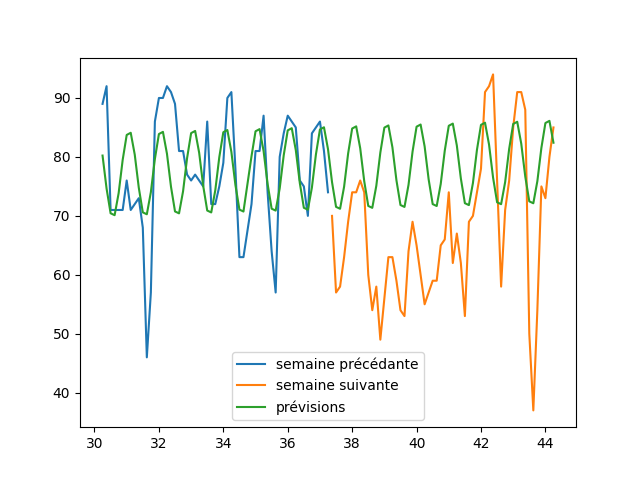

Python code for this plot:
import json
from matplotlib import pyplot as plt
import numpy as np

delta = 10**(-3)
alpha = [0.01, 0.01, 0.01, 0.01]

with open('../json/humiditeTest.json') as jsonfile :
	temperature = json.load(jsonfile)


def fct_test(X, x, deb) :
	return X[0]*(x - deb) + X[1] + X[2]*np.cos(2*np.pi*x + X[3])

def ecart_temperature(temperature_test, temperature_reference) :
	ecarts_temperature = 0
	compt = 0
	for i_date in range(len(temperature_test[0])) :
		if temperature_test[0][i_date] in temperature_reference[0] :
			ecarts_temperature += ((temperature_test[1][i_date] - temperature_reference[1][temperature_reference[0].index(temperature_test[0][i_date])])*(i_date + 7)/7)**2
			compt += 1	
	return (ecarts_temperature/compt)**(1/2)

compt = 0
longueur = 7

debut = 30.25	
ideb = temperature[0]["2019"].index(debut)
imili = temperature[0]["2019"].index(debut + longueur) + 1
ifin = temperature[0]["2019"].index(debut + 2*longueur) + 1
temperature_reference = [temperature[0]["2019"][ideb:imili], temperature[1]["2019"][ideb:imili]]

X = np.array([0.0,71.15758689,12.73536399,5.62655768])
# At + B + C cos (wt + phi)

drapeau = False
ecart_precedant = 0
while drapeau == False :
	val_actuel = []
	for date in temperature_reference [0] :
		val_actuel.append(fct_test(X,date,debut))
	val_actuel_ecart = ecart_temperature([temperature_reference [0],val_actuel], temperature_reference)
	dX = np.array([0.0,0.0,0.0,0.0])
	for j in range(len(X)) :
		X_modif = X.copy()
		X_modif[j] = X_modif[j] + delta
		val_modif = []
		for date in temperature_reference [0] :
			val_modif.append(fct_test(X_modif,date,debut))
		val_modif_ecart = ecart_temperature([temperature_reference [0],val_modif], temperature_reference)
		df = (val_modif_ecart - val_actuel_ecart)/delta
		dX[j] = - df * alpha[j]
	X = X + dX
	X[3] = X[3]%(2*np.pi)
	if abs (val_actuel_ecart - ecart_precedant) < 0.0000001 :
		drapeau = True
	#print (val_actuel_ecart)
	ecart_precedant = val_actuel_ecart


temperature_obs = [temperature[0]["2019"][imili:ifin], temperature[1]["2019"][imili:ifin]]
ecart = np.zeros(13)
for i in range (13) :
	decalage = [0.125, 0.25, 0.375, 0.5, 0.625, 0.75, 0.875, 1, 2, 3, 4, 5, 6]
	if (debut + longueur + decalage[i]) in temperature_obs[0] :
		ecart[i] += (temperature_obs[1][temperature_obs[0].index (debut + longueur + decalage[i])] - fct_test (X, (debut + longueur + decalage[i]), debut))**2

#for i in ecart :
#	ecart[i] += (temperature_obs[1][i] - fct_test (X, temperature_obs[0][i] ))**2
compt += 1

ET = np.zeros(13)
for i in range (13) :
	ET [i] = (ecart[i] / compt) ** (1/2)
#print (ET)

plt.plot (temperature_reference[0], temperature_reference[1], label = "semaine précédante")
plt.plot (temperature_obs[0], temperature_obs[1], label = "semaine suivante")

courbe = [] 
for i in (temperature_reference[0] + temperature_obs[0]) :
	courbe.append (fct_test(X,i,debut))
plt.plot ((temperature_reference[0] + temperature_obs[0]), courbe, label = "prévisions")
plt.legend()
plt.savefig("cosDSH.png")





